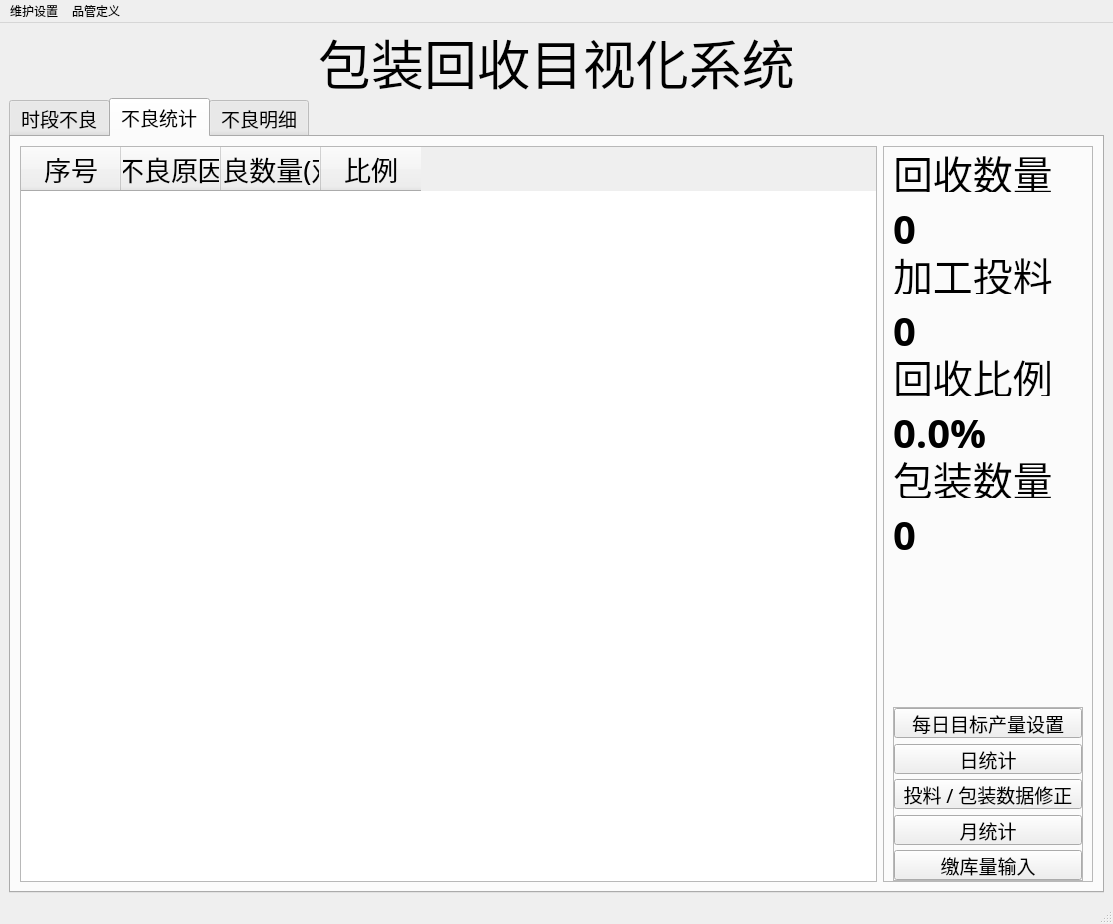
<?xml version="1.0" encoding="UTF-8"?>
<ui version="4.0">
 <class>MainWindow</class>
 <widget class="QMainWindow" name="MainWindow">
  <property name="windowModality">
   <enum>Qt::ApplicationModal</enum>
  </property>
  <property name="geometry">
   <rect>
    <x>0</x>
    <y>0</y>
    <width>1113</width>
    <height>924</height>
   </rect>
  </property>
  <property name="windowTitle">
   <string>包装线回收率统计看板</string>
  </property>
  <property name="locale">
   <locale language="Chinese" country="China"/>
  </property>
  <widget class="QWidget" name="centralwidget">
   <layout class="QVBoxLayout" name="verticalLayout">
    <item>
     <widget class="QLabel" name="label_10">
      <property name="minimumSize">
       <size>
        <width>0</width>
        <height>60</height>
       </size>
      </property>
      <property name="maximumSize">
       <size>
        <width>16777215</width>
        <height>16777215</height>
       </size>
      </property>
      <property name="font">
       <font>
        <family>微软雅黑</family>
        <pointsize>40</pointsize>
        <weight>50</weight>
        <bold>false</bold>
       </font>
      </property>
      <property name="text">
       <string>包装回收目视化系统</string>
      </property>
      <property name="alignment">
       <set>Qt::AlignCenter</set>
      </property>
     </widget>
    </item>
    <item>
     <widget class="QTabWidget" name="tabWidget">
      <property name="font">
       <font>
        <family>微软雅黑 Light</family>
        <pointsize>14</pointsize>
       </font>
      </property>
      <property name="currentIndex">
       <number>1</number>
      </property>
      <widget class="QWidget" name="tab">
       <attribute name="title">
        <string>时段不良</string>
       </attribute>
       <layout class="QVBoxLayout" name="verticalLayout_3">
        <item>
         <widget class="QFrame" name="frame_2">
          <property name="sizePolicy">
           <sizepolicy hsizetype="Expanding" vsizetype="Expanding">
            <horstretch>0</horstretch>
            <verstretch>0</verstretch>
           </sizepolicy>
          </property>
          <property name="minimumSize">
           <size>
            <width>462</width>
            <height>386</height>
           </size>
          </property>
          <property name="frameShape">
           <enum>QFrame::StyledPanel</enum>
          </property>
          <property name="frameShadow">
           <enum>QFrame::Raised</enum>
          </property>
          <layout class="QVBoxLayout" name="verticalLayout_4">
           <item>
            <layout class="QVBoxLayout" name="verticalLayout_5"/>
           </item>
          </layout>
         </widget>
        </item>
        <item>
         <widget class="QFrame" name="frame_3">
          <property name="minimumSize">
           <size>
            <width>0</width>
            <height>40</height>
           </size>
          </property>
          <property name="frameShape">
           <enum>QFrame::StyledPanel</enum>
          </property>
          <property name="frameShadow">
           <enum>QFrame::Raised</enum>
          </property>
          <layout class="QHBoxLayout" name="horizontalLayout_2">
           <item>
            <spacer name="horizontalSpacer_3">
             <property name="orientation">
              <enum>Qt::Horizontal</enum>
             </property>
             <property name="sizeHint" stdset="0">
              <size>
               <width>40</width>
               <height>20</height>
              </size>
             </property>
            </spacer>
           </item>
           <item>
            <widget class="QComboBox" name="comboBox_3">
             <property name="minimumSize">
              <size>
               <width>0</width>
               <height>30</height>
              </size>
             </property>
             <property name="maximumSize">
              <size>
               <width>16777215</width>
               <height>30</height>
              </size>
             </property>
             <item>
              <property name="text">
               <string>全天</string>
              </property>
             </item>
             <item>
              <property name="text">
               <string>上午</string>
              </property>
             </item>
             <item>
              <property name="text">
               <string>下午</string>
              </property>
             </item>
            </widget>
           </item>
           <item>
            <widget class="QComboBox" name="comboBox_2">
             <property name="minimumSize">
              <size>
               <width>30</width>
               <height>30</height>
              </size>
             </property>
             <property name="maximumSize">
              <size>
               <width>16777215</width>
               <height>30</height>
              </size>
             </property>
             <item>
              <property name="text">
               <string>整线不良</string>
              </property>
             </item>
             <item>
              <property name="text">
               <string>入楦段不良</string>
              </property>
             </item>
             <item>
              <property name="text">
               <string>贴底段不良</string>
              </property>
             </item>
             <item>
              <property name="text">
               <string>包装段不良</string>
              </property>
             </item>
            </widget>
           </item>
           <item>
            <widget class="QComboBox" name="comboBox">
             <property name="minimumSize">
              <size>
               <width>80</width>
               <height>30</height>
              </size>
             </property>
             <property name="maximumSize">
              <size>
               <width>80</width>
               <height>30</height>
              </size>
             </property>
             <item>
              <property name="text">
               <string>线状图</string>
              </property>
             </item>
             <item>
              <property name="text">
               <string>柱状图</string>
              </property>
             </item>
            </widget>
           </item>
          </layout>
         </widget>
        </item>
       </layout>
      </widget>
      <widget class="QWidget" name="tab_3">
       <attribute name="title">
        <string>不良统计</string>
       </attribute>
       <layout class="QHBoxLayout" name="horizontalLayout">
        <item>
         <widget class="QTableWidget" name="tableWidget">
          <property name="font">
           <font>
            <family>微软雅黑 Light</family>
            <pointsize>20</pointsize>
           </font>
          </property>
          <attribute name="horizontalHeaderCascadingSectionResizes">
           <bool>false</bool>
          </attribute>
          <attribute name="horizontalHeaderMinimumSectionSize">
           <number>25</number>
          </attribute>
          <attribute name="horizontalHeaderDefaultSectionSize">
           <number>100</number>
          </attribute>
          <attribute name="horizontalHeaderShowSortIndicator" stdset="0">
           <bool>false</bool>
          </attribute>
          <attribute name="horizontalHeaderStretchLastSection">
           <bool>false</bool>
          </attribute>
          <attribute name="verticalHeaderCascadingSectionResizes">
           <bool>false</bool>
          </attribute>
          <attribute name="verticalHeaderStretchLastSection">
           <bool>false</bool>
          </attribute>
          <column>
           <property name="text">
            <string>序号</string>
           </property>
          </column>
          <column>
           <property name="text">
            <string>不良原因</string>
           </property>
          </column>
          <column>
           <property name="text">
            <string>不良数量(双)</string>
           </property>
          </column>
          <column>
           <property name="text">
            <string>比例</string>
           </property>
          </column>
         </widget>
        </item>
        <item>
         <widget class="QFrame" name="frame">
          <property name="minimumSize">
           <size>
            <width>210</width>
            <height>730</height>
           </size>
          </property>
          <property name="maximumSize">
           <size>
            <width>210</width>
            <height>16777215</height>
           </size>
          </property>
          <property name="frameShape">
           <enum>QFrame::StyledPanel</enum>
          </property>
          <property name="frameShadow">
           <enum>QFrame::Raised</enum>
          </property>
          <layout class="QVBoxLayout" name="verticalLayout_2">
           <property name="topMargin">
            <number>0</number>
           </property>
           <property name="bottomMargin">
            <number>0</number>
           </property>
           <item>
            <widget class="QLabel" name="label">
             <property name="minimumSize">
              <size>
               <width>0</width>
               <height>40</height>
              </size>
             </property>
             <property name="maximumSize">
              <size>
               <width>16777215</width>
               <height>30</height>
              </size>
             </property>
             <property name="font">
              <font>
               <family>微软雅黑 Light</family>
               <pointsize>30</pointsize>
               <weight>50</weight>
               <bold>false</bold>
              </font>
             </property>
             <property name="text">
              <string>回收数量</string>
             </property>
            </widget>
           </item>
           <item>
            <widget class="QLabel" name="label_2">
             <property name="minimumSize">
              <size>
               <width>0</width>
               <height>50</height>
              </size>
             </property>
             <property name="maximumSize">
              <size>
               <width>16777215</width>
               <height>30</height>
              </size>
             </property>
             <property name="font">
              <font>
               <family>微软雅黑</family>
               <pointsize>30</pointsize>
               <weight>75</weight>
               <bold>true</bold>
              </font>
             </property>
             <property name="text">
              <string>0</string>
             </property>
            </widget>
           </item>
           <item>
            <widget class="QLabel" name="label_3">
             <property name="minimumSize">
              <size>
               <width>0</width>
               <height>40</height>
              </size>
             </property>
             <property name="maximumSize">
              <size>
               <width>16777215</width>
               <height>30</height>
              </size>
             </property>
             <property name="font">
              <font>
               <family>微软雅黑 Light</family>
               <pointsize>30</pointsize>
               <weight>50</weight>
               <bold>false</bold>
              </font>
             </property>
             <property name="text">
              <string>加工投料</string>
             </property>
            </widget>
           </item>
           <item>
            <widget class="QLabel" name="label_4">
             <property name="minimumSize">
              <size>
               <width>0</width>
               <height>50</height>
              </size>
             </property>
             <property name="maximumSize">
              <size>
               <width>16777215</width>
               <height>30</height>
              </size>
             </property>
             <property name="font">
              <font>
               <family>微软雅黑</family>
               <pointsize>30</pointsize>
               <weight>75</weight>
               <bold>true</bold>
              </font>
             </property>
             <property name="text">
              <string>0</string>
             </property>
            </widget>
           </item>
           <item>
            <widget class="QLabel" name="label_5">
             <property name="minimumSize">
              <size>
               <width>0</width>
               <height>40</height>
              </size>
             </property>
             <property name="maximumSize">
              <size>
               <width>16777215</width>
               <height>30</height>
              </size>
             </property>
             <property name="font">
              <font>
               <family>微软雅黑 Light</family>
               <pointsize>30</pointsize>
               <weight>50</weight>
               <bold>false</bold>
              </font>
             </property>
             <property name="text">
              <string>回收比例</string>
             </property>
            </widget>
           </item>
           <item>
            <widget class="QLabel" name="label_6">
             <property name="minimumSize">
              <size>
               <width>0</width>
               <height>50</height>
              </size>
             </property>
             <property name="maximumSize">
              <size>
               <width>16777215</width>
               <height>30</height>
              </size>
             </property>
             <property name="font">
              <font>
               <family>微软雅黑</family>
               <pointsize>30</pointsize>
               <weight>75</weight>
               <bold>true</bold>
              </font>
             </property>
             <property name="text">
              <string>0.0%</string>
             </property>
            </widget>
           </item>
           <item>
            <widget class="QLabel" name="label_8">
             <property name="minimumSize">
              <size>
               <width>0</width>
               <height>40</height>
              </size>
             </property>
             <property name="maximumSize">
              <size>
               <width>16777215</width>
               <height>30</height>
              </size>
             </property>
             <property name="font">
              <font>
               <family>微软雅黑 Light</family>
               <pointsize>30</pointsize>
               <weight>50</weight>
               <bold>false</bold>
              </font>
             </property>
             <property name="text">
              <string>包装数量</string>
             </property>
            </widget>
           </item>
           <item>
            <widget class="QLabel" name="label_9">
             <property name="minimumSize">
              <size>
               <width>0</width>
               <height>50</height>
              </size>
             </property>
             <property name="maximumSize">
              <size>
               <width>16777215</width>
               <height>30</height>
              </size>
             </property>
             <property name="font">
              <font>
               <family>微软雅黑</family>
               <pointsize>30</pointsize>
               <weight>75</weight>
               <bold>true</bold>
              </font>
             </property>
             <property name="text">
              <string>0</string>
             </property>
            </widget>
           </item>
           <item>
            <spacer name="horizontalSpacer">
             <property name="orientation">
              <enum>Qt::Horizontal</enum>
             </property>
             <property name="sizeHint" stdset="0">
              <size>
               <width>127</width>
               <height>20</height>
              </size>
             </property>
            </spacer>
           </item>
           <item>
            <widget class="QLabel" name="label_15">
             <property name="maximumSize">
              <size>
               <width>16777215</width>
               <height>50</height>
              </size>
             </property>
             <property name="font">
              <font>
               <family>微软雅黑</family>
               <pointsize>30</pointsize>
               <weight>75</weight>
               <bold>true</bold>
              </font>
             </property>
             <property name="text">
              <string/>
             </property>
            </widget>
           </item>
           <item>
            <widget class="QLabel" name="label_7">
             <property name="maximumSize">
              <size>
               <width>16777215</width>
               <height>50</height>
              </size>
             </property>
             <property name="font">
              <font>
               <family>微软雅黑</family>
               <pointsize>30</pointsize>
               <weight>75</weight>
               <bold>true</bold>
              </font>
             </property>
             <property name="text">
              <string/>
             </property>
            </widget>
           </item>
           <item>
            <spacer name="horizontalSpacer_2">
             <property name="orientation">
              <enum>Qt::Horizontal</enum>
             </property>
             <property name="sizeHint" stdset="0">
              <size>
               <width>127</width>
               <height>20</height>
              </size>
             </property>
            </spacer>
           </item>
           <item>
            <layout class="QGridLayout" name="gridLayout">
             <item row="0" column="0">
              <widget class="QFrame" name="frame_7">
               <property name="minimumSize">
                <size>
                 <width>0</width>
                 <height>150</height>
                </size>
               </property>
               <property name="frameShape">
                <enum>QFrame::StyledPanel</enum>
               </property>
               <property name="frameShadow">
                <enum>QFrame::Raised</enum>
               </property>
               <layout class="QVBoxLayout" name="verticalLayout_7">
                <property name="leftMargin">
                 <number>0</number>
                </property>
                <property name="topMargin">
                 <number>0</number>
                </property>
                <property name="rightMargin">
                 <number>0</number>
                </property>
                <property name="bottomMargin">
                 <number>0</number>
                </property>
                <item>
                 <spacer name="verticalSpacer_2">
                  <property name="orientation">
                   <enum>Qt::Vertical</enum>
                  </property>
                  <property name="sizeHint" stdset="0">
                   <size>
                    <width>20</width>
                    <height>40</height>
                   </size>
                  </property>
                 </spacer>
                </item>
                <item>
                 <widget class="QPushButton" name="pushButton_7">
                  <property name="minimumSize">
                   <size>
                    <width>0</width>
                    <height>30</height>
                   </size>
                  </property>
                  <property name="text">
                   <string>每日目标产量设置</string>
                  </property>
                 </widget>
                </item>
                <item>
                 <widget class="QPushButton" name="pushButton_4">
                  <property name="minimumSize">
                   <size>
                    <width>0</width>
                    <height>30</height>
                   </size>
                  </property>
                  <property name="text">
                   <string>日统计</string>
                  </property>
                 </widget>
                </item>
                <item>
                 <widget class="QPushButton" name="pushButton">
                  <property name="minimumSize">
                   <size>
                    <width>0</width>
                    <height>30</height>
                   </size>
                  </property>
                  <property name="maximumSize">
                   <size>
                    <width>16777215</width>
                    <height>16777215</height>
                   </size>
                  </property>
                  <property name="text">
                   <string>投料 / 包装数据修正</string>
                  </property>
                 </widget>
                </item>
                <item>
                 <widget class="QPushButton" name="pushButton_2">
                  <property name="minimumSize">
                   <size>
                    <width>0</width>
                    <height>30</height>
                   </size>
                  </property>
                  <property name="text">
                   <string>月统计</string>
                  </property>
                 </widget>
                </item>
                <item>
                 <widget class="QPushButton" name="pushButton_3">
                  <property name="minimumSize">
                   <size>
                    <width>0</width>
                    <height>30</height>
                   </size>
                  </property>
                  <property name="text">
                   <string>缴库量输入</string>
                  </property>
                 </widget>
                </item>
               </layout>
              </widget>
             </item>
            </layout>
           </item>
          </layout>
         </widget>
        </item>
       </layout>
      </widget>
      <widget class="QWidget" name="tab_2">
       <attribute name="title">
        <string>不良明细</string>
       </attribute>
       <layout class="QVBoxLayout" name="verticalLayout_6">
        <item>
         <widget class="QFrame" name="frame_4">
          <property name="maximumSize">
           <size>
            <width>16777215</width>
            <height>60</height>
           </size>
          </property>
          <property name="frameShape">
           <enum>QFrame::StyledPanel</enum>
          </property>
          <property name="frameShadow">
           <enum>QFrame::Raised</enum>
          </property>
          <layout class="QHBoxLayout" name="horizontalLayout_3">
           <item>
            <widget class="QLabel" name="label_11">
             <property name="font">
              <font>
               <pointsize>20</pointsize>
              </font>
             </property>
             <property name="text">
              <string>当前线别：</string>
             </property>
            </widget>
           </item>
           <item>
            <widget class="QLabel" name="label_12">
             <property name="font">
              <font>
               <family>微软雅黑</family>
               <pointsize>20</pointsize>
               <weight>75</weight>
               <bold>true</bold>
              </font>
             </property>
             <property name="text">
              <string>NOS1A</string>
             </property>
            </widget>
           </item>
           <item>
            <spacer name="verticalSpacer">
             <property name="orientation">
              <enum>Qt::Vertical</enum>
             </property>
             <property name="sizeHint" stdset="0">
              <size>
               <width>20</width>
               <height>40</height>
              </size>
             </property>
            </spacer>
           </item>
           <item>
            <spacer name="horizontalSpacer_4">
             <property name="orientation">
              <enum>Qt::Horizontal</enum>
             </property>
             <property name="sizeHint" stdset="0">
              <size>
               <width>229</width>
               <height>20</height>
              </size>
             </property>
            </spacer>
           </item>
          </layout>
         </widget>
        </item>
        <item>
         <widget class="QFrame" name="frame_5">
          <property name="frameShape">
           <enum>QFrame::StyledPanel</enum>
          </property>
          <property name="frameShadow">
           <enum>QFrame::Raised</enum>
          </property>
          <layout class="QHBoxLayout" name="horizontalLayout_5">
           <item>
            <widget class="QTableWidget" name="tableWidget_2">
             <property name="font">
              <font>
               <family>微软雅黑 Light</family>
               <pointsize>20</pointsize>
              </font>
             </property>
             <column>
              <property name="text">
               <string>不良原因</string>
              </property>
             </column>
             <column>
              <property name="text">
               <string>包检一</string>
              </property>
             </column>
             <column>
              <property name="text">
               <string>包检二</string>
              </property>
             </column>
             <column>
              <property name="text">
               <string>包检三</string>
              </property>
             </column>
             <column>
              <property name="text">
               <string>包检四</string>
              </property>
             </column>
             <column>
              <property name="text">
               <string>包检合计</string>
              </property>
             </column>
            </widget>
           </item>
          </layout>
         </widget>
        </item>
        <item>
         <widget class="QFrame" name="frame_6">
          <property name="maximumSize">
           <size>
            <width>16777215</width>
            <height>60</height>
           </size>
          </property>
          <property name="frameShape">
           <enum>QFrame::StyledPanel</enum>
          </property>
          <property name="frameShadow">
           <enum>QFrame::Raised</enum>
          </property>
          <layout class="QHBoxLayout" name="horizontalLayout_4">
           <item>
            <spacer name="horizontalSpacer_5">
             <property name="orientation">
              <enum>Qt::Horizontal</enum>
             </property>
             <property name="sizeHint" stdset="0">
              <size>
               <width>920</width>
               <height>20</height>
              </size>
             </property>
            </spacer>
           </item>
           <item>
            <widget class="QPushButton" name="pushButton_6">
             <property name="font">
              <font>
               <pointsize>14</pointsize>
              </font>
             </property>
             <property name="text">
              <string>导出当日明细</string>
             </property>
            </widget>
           </item>
          </layout>
         </widget>
        </item>
       </layout>
      </widget>
     </widget>
    </item>
   </layout>
  </widget>
  <widget class="QMenuBar" name="menubar">
   <property name="geometry">
    <rect>
     <x>0</x>
     <y>0</y>
     <width>1113</width>
     <height>23</height>
    </rect>
   </property>
   <widget class="QMenu" name="menu">
    <property name="title">
     <string>维护设置</string>
    </property>
    <addaction name="actionDbSet"/>
    <addaction name="actionInfoSet"/>
   </widget>
   <widget class="QMenu" name="menu_3">
    <property name="title">
     <string>品管定义</string>
    </property>
    <addaction name="actionSectionSet"/>
    <addaction name="actionWorkRestTimeSet"/>
    <addaction name="actionWorkingTimeSet_2"/>
   </widget>
   <addaction name="menu"/>
   <addaction name="menu_3"/>
  </widget>
  <widget class="QStatusBar" name="statusbar"/>
  <action name="actionDbSet">
   <property name="text">
    <string>数据库服务器设置</string>
   </property>
  </action>
  <action name="actionSectionSet">
   <property name="text">
    <string>各段不良设定</string>
   </property>
  </action>
  <action name="actionInfoSet">
   <property name="text">
    <string>线别 / 时间段 / 不良原因设置</string>
   </property>
  </action>
  <action name="actionWorkingTimeSet">
   <property name="enabled">
    <bool>true</bool>
   </property>
   <property name="text">
    <string>生产时段设置</string>
   </property>
   <property name="visible">
    <bool>true</bool>
   </property>
  </action>
  <action name="actionWorkRestTimeSet">
   <property name="text">
    <string>作休时间设置</string>
   </property>
   <property name="visible">
    <bool>false</bool>
   </property>
  </action>
  <action name="actionWorkingTimeSet_2">
   <property name="text">
    <string>生产时间段定义</string>
   </property>
   <property name="visible">
    <bool>false</bool>
   </property>
  </action>
 </widget>
 <resources/>
 <connections/>
</ui>
